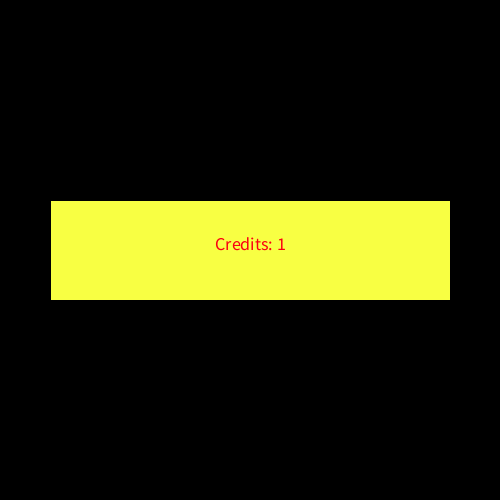
Frame 1 (no input)
Frame 60 (the mouse pressed at the canvas centre just before this capture): identical to frame 1, image omitted
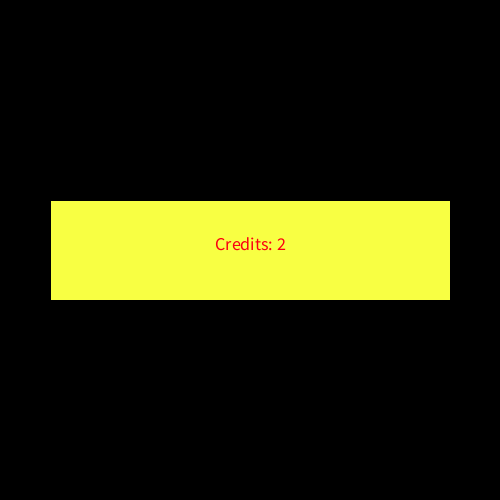
Frame 120 (the mouse held since frame 60 and released just before this capture)

The Processing sketch that drew these frames (run headless with seeded random() and noise(); from frame 60 on, the mouse is pressed at the canvas centre):

// Processing sketch: Oefenopdracht_3_7
// ── Oefenopdracht_3_7.pde
int credits = 0;

int prevX = -1;
int prevY = -1;
void setup() {  
  size(500, 500);
  background(0);

  rectMode(CENTER);

  textAlign(CENTER);
  textSize(18);
  
  credits = 1;
}

void draw() {
  background(0);

  fill(#F8FF43);
  rect(width / 2, height / 2, 400, 100);

  fill(#FA0011);
  text("Credits: " + credits, width / 2, height / 2);
}

void mousePressed() {
  if((prevX == mouseX) && (prevY == mouseY)) {
    println("Op dezelfde plek blijven klikken? Zo kan ik het ook..");
    return;
  }
  
  if((mouseX % 2 == 0) && (mouseY % 2 == 0)) {
    credits++;
    println("Credit erbij");
  } else if((mouseX % 2 != 0) && (mouseY % 2 != 0))  {
    credits--;
    println("loser");
  } else {
    println("Hier schiet je niks mee op");
  }
  
  if(credits <= 0) {
    credits = 25;
  }
  
  prevX = mouseX;
  prevY = mouseY;
  
}
